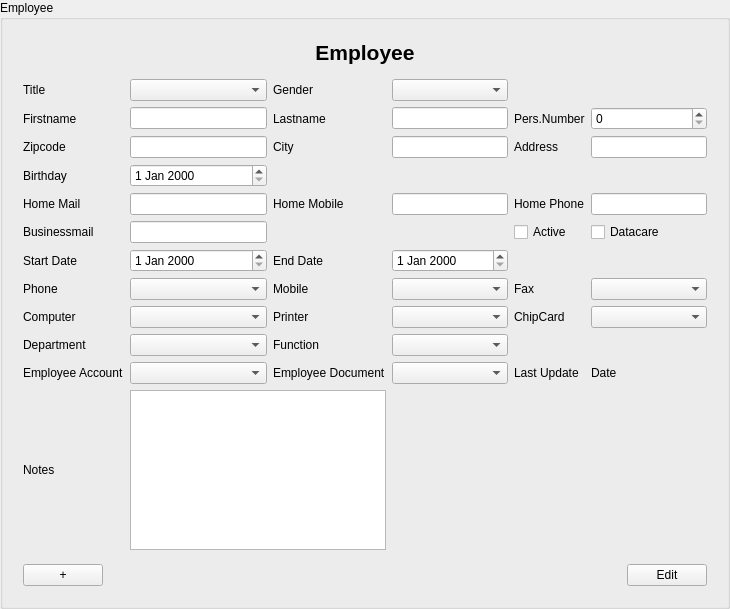
<?xml version="1.0" encoding="UTF-8"?>
<ui version="4.0">
 <class>EmployeeInputArea</class>
 <widget class="QGroupBox" name="EmployeeInputArea">
  <property name="geometry">
   <rect>
    <x>0</x>
    <y>0</y>
    <width>730</width>
    <height>609</height>
   </rect>
  </property>
  <property name="windowTitle">
   <string>Employee</string>
  </property>
  <property name="accessibleName">
   <string>EmployeeInputDialog</string>
  </property>
  <property name="title">
   <string>Employee</string>
  </property>
  <layout class="QVBoxLayout" name="verticalLayout_3">
   <item>
    <widget class="QWidget" name="formLayoutWidget" native="true">
     <layout class="QVBoxLayout" name="verticalLayout_2">
      <item>
       <layout class="QVBoxLayout" name="verticalLayout">
        <item>
         <widget class="QLabel" name="label_Header">
          <property name="font">
           <font>
            <pointsize>16</pointsize>
            <weight>75</weight>
            <bold>true</bold>
           </font>
          </property>
          <property name="text">
           <string>Employee</string>
          </property>
          <property name="alignment">
           <set>Qt::AlignCenter</set>
          </property>
         </widget>
        </item>
       </layout>
      </item>
      <item>
       <spacer name="verticalSpacer">
        <property name="orientation">
         <enum>Qt::Vertical</enum>
        </property>
        <property name="sizeType">
         <enum>QSizePolicy::Preferred</enum>
        </property>
        <property name="sizeHint" stdset="0">
         <size>
          <width>20</width>
          <height>40</height>
         </size>
        </property>
       </spacer>
      </item>
      <item>
       <layout class="QGridLayout" name="gridLayout">
        <item row="8" column="3">
         <widget class="QComboBox" name="comboBox_Printer"/>
        </item>
        <item row="6" column="2">
         <widget class="QLabel" name="label_EndDate">
          <property name="text">
           <string>End Date</string>
          </property>
          <property name="buddy">
           <cstring>dateEdit_EndDate</cstring>
          </property>
         </widget>
        </item>
        <item row="4" column="2">
         <widget class="QLabel" name="label_HomeMobile">
          <property name="text">
           <string>Home Mobile</string>
          </property>
          <property name="buddy">
           <cstring>lineEdit_HomeMobile</cstring>
          </property>
         </widget>
        </item>
        <item row="1" column="0">
         <widget class="QLabel" name="label_FirstName">
          <property name="text">
           <string>Firstname</string>
          </property>
          <property name="buddy">
           <cstring>lineEdit_Firstname</cstring>
          </property>
         </widget>
        </item>
        <item row="5" column="0">
         <widget class="QLabel" name="label_BusinessMail">
          <property name="text">
           <string>Businessmail</string>
          </property>
          <property name="buddy">
           <cstring>lineEdit_BusinessMail</cstring>
          </property>
         </widget>
        </item>
        <item row="1" column="2">
         <widget class="QLabel" name="label_LastName">
          <property name="text">
           <string>Lastname</string>
          </property>
          <property name="buddy">
           <cstring>lineEdit_Lastname</cstring>
          </property>
         </widget>
        </item>
        <item row="6" column="1">
         <widget class="QDateEdit" name="dateEdit_StartDate"/>
        </item>
        <item row="10" column="3">
         <widget class="QComboBox" name="comboBox_EmployeeDocument"/>
        </item>
        <item row="2" column="4">
         <widget class="QLabel" name="label_Address">
          <property name="text">
           <string>Address</string>
          </property>
          <property name="buddy">
           <cstring>lineEdit_Address</cstring>
          </property>
         </widget>
        </item>
        <item row="9" column="3">
         <widget class="QComboBox" name="comboBox_Function"/>
        </item>
        <item row="8" column="0">
         <widget class="QLabel" name="label_Computer">
          <property name="text">
           <string>Computer</string>
          </property>
          <property name="buddy">
           <cstring>comboBox_Computer</cstring>
          </property>
         </widget>
        </item>
        <item row="2" column="0">
         <widget class="QLabel" name="label_ZipCode">
          <property name="text">
           <string>Zipcode</string>
          </property>
          <property name="buddy">
           <cstring>lineEditZipCode</cstring>
          </property>
         </widget>
        </item>
        <item row="4" column="1">
         <widget class="QLineEdit" name="lineEdit_HomeMail"/>
        </item>
        <item row="10" column="0">
         <widget class="QLabel" name="label_EmployeeAccount">
          <property name="text">
           <string>Employee Account</string>
          </property>
          <property name="buddy">
           <cstring>comboBox_EmployeeAccount</cstring>
          </property>
         </widget>
        </item>
        <item row="11" column="0">
         <widget class="QLabel" name="label_Notes">
          <property name="text">
           <string>Notes</string>
          </property>
          <property name="buddy">
           <cstring>textEdit_Notes</cstring>
          </property>
         </widget>
        </item>
        <item row="7" column="3">
         <widget class="QComboBox" name="comboBox_Mobile"/>
        </item>
        <item row="5" column="5">
         <widget class="QCheckBox" name="checkBox_DataCare">
          <property name="text">
           <string>Datacare</string>
          </property>
         </widget>
        </item>
        <item row="9" column="1">
         <widget class="QComboBox" name="comboBox_Department"/>
        </item>
        <item row="0" column="3">
         <widget class="QComboBox" name="comboBox_Gender"/>
        </item>
        <item row="8" column="5">
         <widget class="QComboBox" name="comboBox_ChipCard"/>
        </item>
        <item row="1" column="4">
         <widget class="QLabel" name="label_PersNumber">
          <property name="text">
           <string>Pers.Number</string>
          </property>
          <property name="buddy">
           <cstring>doubleSpinBox_PersNR</cstring>
          </property>
         </widget>
        </item>
        <item row="2" column="3">
         <widget class="QLineEdit" name="lineEdit_City"/>
        </item>
        <item row="7" column="5">
         <widget class="QComboBox" name="comboBox_Fax"/>
        </item>
        <item row="4" column="4">
         <widget class="QLabel" name="label_HomePhone">
          <property name="text">
           <string>Home Phone</string>
          </property>
          <property name="buddy">
           <cstring>lineEdit_HomePhone</cstring>
          </property>
         </widget>
        </item>
        <item row="3" column="0">
         <widget class="QLabel" name="label_Birthday">
          <property name="text">
           <string>Birthday</string>
          </property>
          <property name="buddy">
           <cstring>dateEdit_Birthday</cstring>
          </property>
         </widget>
        </item>
        <item row="9" column="2">
         <widget class="QLabel" name="label_Function">
          <property name="text">
           <string>Function</string>
          </property>
          <property name="buddy">
           <cstring>comboBox_Function</cstring>
          </property>
         </widget>
        </item>
        <item row="1" column="1">
         <widget class="QLineEdit" name="lineEdit_Firstname"/>
        </item>
        <item row="7" column="0">
         <widget class="QLabel" name="label_Phone">
          <property name="text">
           <string>Phone</string>
          </property>
          <property name="buddy">
           <cstring>comboBox_Phone</cstring>
          </property>
         </widget>
        </item>
        <item row="4" column="3">
         <widget class="QLineEdit" name="lineEdit_HomeMobile"/>
        </item>
        <item row="0" column="0">
         <widget class="QLabel" name="label_Title">
          <property name="text">
           <string>Title</string>
          </property>
          <property name="buddy">
           <cstring>comboBox_Title</cstring>
          </property>
         </widget>
        </item>
        <item row="10" column="5">
         <widget class="QLabel" name="label_Lastupdate_Date">
          <property name="text">
           <string>Date</string>
          </property>
         </widget>
        </item>
        <item row="1" column="5">
         <widget class="QDoubleSpinBox" name="doubleSpinBox_PersNR">
          <property name="decimals">
           <number>0</number>
          </property>
          <property name="maximum">
           <double>1000.000000000000000</double>
          </property>
         </widget>
        </item>
        <item row="0" column="2">
         <widget class="QLabel" name="label_Gender">
          <property name="text">
           <string>Gender</string>
          </property>
          <property name="buddy">
           <cstring>comboBox_Gender</cstring>
          </property>
         </widget>
        </item>
        <item row="2" column="5">
         <widget class="QLineEdit" name="lineEdit_Address"/>
        </item>
        <item row="10" column="1">
         <widget class="QComboBox" name="comboBox_EmployeeAccount"/>
        </item>
        <item row="7" column="4">
         <widget class="QLabel" name="label_Fax">
          <property name="text">
           <string>Fax</string>
          </property>
          <property name="buddy">
           <cstring>comboBox_Fax</cstring>
          </property>
         </widget>
        </item>
        <item row="8" column="4">
         <widget class="QLabel" name="label_ChipCard">
          <property name="text">
           <string>ChipCard</string>
          </property>
          <property name="buddy">
           <cstring>comboBox_ChipCard</cstring>
          </property>
         </widget>
        </item>
        <item row="8" column="2">
         <widget class="QLabel" name="label_Printer">
          <property name="text">
           <string>Printer</string>
          </property>
          <property name="buddy">
           <cstring>comboBox_Printer</cstring>
          </property>
         </widget>
        </item>
        <item row="5" column="4">
         <widget class="QCheckBox" name="checkBox_Active">
          <property name="text">
           <string>Active</string>
          </property>
         </widget>
        </item>
        <item row="2" column="1">
         <widget class="QLineEdit" name="lineEditZipCode"/>
        </item>
        <item row="4" column="5">
         <widget class="QLineEdit" name="lineEdit_HomePhone"/>
        </item>
        <item row="7" column="2">
         <widget class="QLabel" name="label_Mobile">
          <property name="text">
           <string>Mobile</string>
          </property>
          <property name="buddy">
           <cstring>comboBox_Mobile</cstring>
          </property>
         </widget>
        </item>
        <item row="0" column="1">
         <widget class="QComboBox" name="comboBox_Title"/>
        </item>
        <item row="7" column="1">
         <widget class="QComboBox" name="comboBox_Phone"/>
        </item>
        <item row="5" column="1">
         <widget class="QLineEdit" name="lineEdit_BusinessMail"/>
        </item>
        <item row="10" column="2">
         <widget class="QLabel" name="label_EmployeeDocument">
          <property name="text">
           <string>Employee Document</string>
          </property>
          <property name="buddy">
           <cstring>comboBox_EmployeeDocument</cstring>
          </property>
         </widget>
        </item>
        <item row="3" column="1">
         <widget class="QDateEdit" name="dateEdit_Birthday"/>
        </item>
        <item row="11" column="1" colspan="2">
         <widget class="QTextEdit" name="textEdit_Notes"/>
        </item>
        <item row="6" column="0">
         <widget class="QLabel" name="label_StartDate">
          <property name="text">
           <string>Start Date</string>
          </property>
          <property name="buddy">
           <cstring>dateEdit_StartDate</cstring>
          </property>
         </widget>
        </item>
        <item row="9" column="0">
         <widget class="QLabel" name="label_Department">
          <property name="text">
           <string>Department</string>
          </property>
          <property name="buddy">
           <cstring>comboBox_Department</cstring>
          </property>
         </widget>
        </item>
        <item row="1" column="3">
         <widget class="QLineEdit" name="lineEdit_Lastname"/>
        </item>
        <item row="10" column="4">
         <widget class="QLabel" name="label_Lastupdate">
          <property name="text">
           <string>Last Update</string>
          </property>
         </widget>
        </item>
        <item row="4" column="0">
         <widget class="QLabel" name="label_HomeMail">
          <property name="text">
           <string>Home Mail</string>
          </property>
          <property name="buddy">
           <cstring>lineEdit_HomeMail</cstring>
          </property>
         </widget>
        </item>
        <item row="8" column="1">
         <widget class="QComboBox" name="comboBox_Computer"/>
        </item>
        <item row="2" column="2">
         <widget class="QLabel" name="label_City">
          <property name="text">
           <string>City</string>
          </property>
          <property name="buddy">
           <cstring>lineEdit_City</cstring>
          </property>
         </widget>
        </item>
        <item row="6" column="3">
         <widget class="QDateEdit" name="dateEdit_EndDate"/>
        </item>
       </layout>
      </item>
      <item>
       <spacer name="verticalSpacer_2">
        <property name="orientation">
         <enum>Qt::Vertical</enum>
        </property>
        <property name="sizeHint" stdset="0">
         <size>
          <width>20</width>
          <height>40</height>
         </size>
        </property>
       </spacer>
      </item>
      <item>
       <layout class="QHBoxLayout" name="horizontalLayout">
        <item>
         <widget class="QPushButton" name="pushButton_Add">
          <property name="text">
           <string>+</string>
          </property>
         </widget>
        </item>
        <item>
         <spacer name="horizontalSpacer">
          <property name="orientation">
           <enum>Qt::Horizontal</enum>
          </property>
          <property name="sizeHint" stdset="0">
           <size>
            <width>40</width>
            <height>20</height>
           </size>
          </property>
         </spacer>
        </item>
        <item>
         <widget class="QPushButton" name="pushButton_EditFinish">
          <property name="text">
           <string>Edit</string>
          </property>
         </widget>
        </item>
       </layout>
      </item>
     </layout>
    </widget>
   </item>
  </layout>
 </widget>
 <tabstops>
  <tabstop>comboBox_Title</tabstop>
  <tabstop>comboBox_Gender</tabstop>
  <tabstop>lineEdit_Firstname</tabstop>
  <tabstop>lineEdit_Lastname</tabstop>
  <tabstop>doubleSpinBox_PersNR</tabstop>
  <tabstop>lineEditZipCode</tabstop>
  <tabstop>lineEdit_City</tabstop>
  <tabstop>lineEdit_Address</tabstop>
  <tabstop>dateEdit_Birthday</tabstop>
  <tabstop>lineEdit_HomeMail</tabstop>
  <tabstop>lineEdit_HomeMobile</tabstop>
  <tabstop>lineEdit_HomePhone</tabstop>
  <tabstop>lineEdit_BusinessMail</tabstop>
  <tabstop>checkBox_Active</tabstop>
  <tabstop>checkBox_DataCare</tabstop>
  <tabstop>dateEdit_StartDate</tabstop>
  <tabstop>dateEdit_EndDate</tabstop>
  <tabstop>comboBox_Phone</tabstop>
  <tabstop>comboBox_Mobile</tabstop>
  <tabstop>comboBox_Fax</tabstop>
  <tabstop>comboBox_Computer</tabstop>
  <tabstop>comboBox_Printer</tabstop>
  <tabstop>comboBox_ChipCard</tabstop>
  <tabstop>comboBox_Department</tabstop>
  <tabstop>comboBox_Function</tabstop>
  <tabstop>comboBox_EmployeeAccount</tabstop>
  <tabstop>comboBox_EmployeeDocument</tabstop>
  <tabstop>textEdit_Notes</tabstop>
 </tabstops>
 <resources/>
 <connections/>
</ui>
